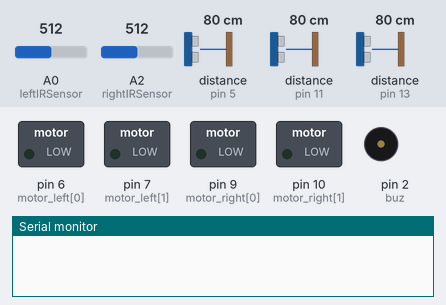
Bench run of a sketch on a simulated Arduino Uno, built with avr-gcc and run on an emulated ATmega328P. Parts: switched loads named in the sketch (green lamp = pin HIGH), buzzer (waves = sounding, pin HIGH), the last lines printed to the serial monitor. Wiring (inferred from the names in the program): 3 × ultrasonic range finder: trigger pin 4, echo pin 5 / trigger pin 8, echo pin 11 / trigger pin 12, echo pin 13. The inputs (shaded band) are chosen by the test bench; at power-on: distance to the obstacle (sensors on pin 5, pin 13, pin 11) 80 cm, A0 (leftIRSensor) = 512, A2 (rightIRSensor) = 512. The echo pulse lasts 58.3 µs per cm; pins used as bus, display or sensor lines are not drawn.

Above: at 1.2 s.
1.3 s: distance to the obstacle (sensor on pin 5) set to 22 cm
2.8 s: distance to the obstacle (sensor on pin 5) set to 18 cm
At 4.0 s:
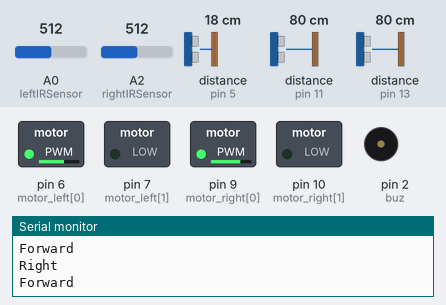
4.5 s: distance to the obstacle (sensor on pin 13) set to 23 cm
6.0 s: distance to the obstacle (sensor on pin 13) set to 18 cm
At 7.3 s:
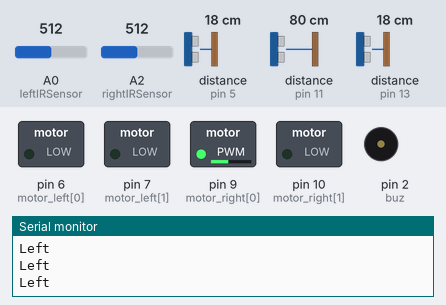
7.6 s: distance to the obstacle (sensor on pin 13) set to 35 cm
At 8.2 s:
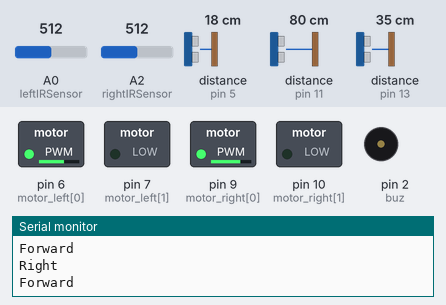
9.1 s: distance to the obstacle (sensor on pin 13) set to 2 cm
At 9.9 s:
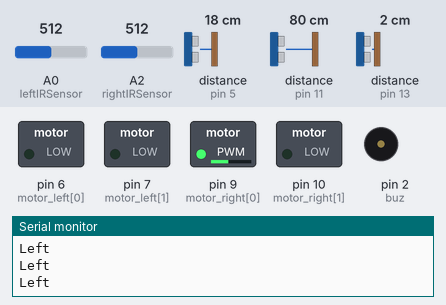
Timing chart, 0 to 11.8 s (numbered marks = the images above; inputs shaded):
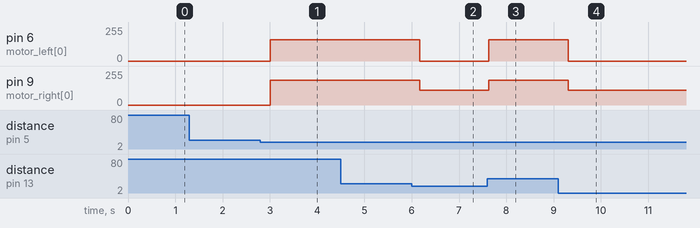

Measured:
- the behaviour switches between 21 and 20 cm on distance to the obstacle (sensor on pin 5) (found by bisection; images 0 and 1)
- the behaviour switches between 21 and 20 cm on distance to the obstacle (sensor on pin 13) (found by bisection; images 1 and 2)
- after the input at 1.3 s, every drawn part: stays the same
- after the input at 2.8 s, pin 6 (motor_left[0]): 0/255 → 159/255 after 0.21 s; pin 9 (motor_right[0]): 0/255 → 186/255 after 0.21 s
- after the input at 6.0 s, pin 6 (motor_left[0]): 159/255 → 0/255 after 0.17 s; pin 9 (motor_right[0]): 186/255 → 110/255 after 0.17 s
- after the input at 7.6 s, pin 6 (motor_left[0]): 0/255 → 159/255 at once; pin 9 (motor_right[0]): 110/255 → 186/255 at once
- after the input at 9.1 s, pin 6 (motor_left[0]): 159/255 → 0/255 after 0.21 s; pin 9 (motor_right[0]): 186/255 → 110/255 after 0.21 s

The sketch:

ObsBot.ino
```cpp
long vccf = 3;
long trigf = 4;
long echof = 5;

long vccl = A5;
long trigl = 8;
long echol = 11;

long vccr = A4;
long trigr = 12;
long echor = 13;

long buz = 2;

long th = 297;

long leftIRSensor = A0;
int vccIRr = A1;
long rightIRSensor = A2;
int vccIRl = A3;

long motor_left[] = {6, 7};
long motor_right[] = {9, 10};


void setup() {

  for (long i = 0; i < 2; i++)
  {
    pinMode(motor_left[i], OUTPUT);
    pinMode(motor_right[i], OUTPUT);
  }
  pinMode(buz, OUTPUT);
  pinMode(vccf, OUTPUT);
  pinMode(vccl, OUTPUT);
  pinMode(vccr, OUTPUT);
  pinMode(leftIRSensor, INPUT);
  pinMode(rightIRSensor, INPUT);
  pinMode(vccIRr, OUTPUT);
  pinMode(vccIRl, OUTPUT);

  digitalWrite(vccf, HIGH);
  analogWrite(vccl, 255);
  analogWrite(vccr, 255);
  analogWrite(vccIRr, 255);
  analogWrite(vccIRl, 255);
  Serial.begin(9600);
}

void loop()
{

  long cmf1 = frontUltra();
  long cml1 = leftUltra();
  long cmr1 = rightUltra();
  long lir1 = leftIR();
  long rir1 = rightIR();
  /*if (cmf1 <= 5) {
    stop1();
    }
    else {
    if (cmf1 <= 18 && cml1 <= 11 && cmr1 >= 11) {
      right();
    }
    else if (cmf1 <= 18 && cml1 >= 11 && cmr1 <= 11) {
      left();
    }
    else if (cmf1 <= 11 && cml1 <= 11 && cmr1 <= 11) {
      if (cmf1 <= 41 && cmr1 <= 20 && cml1 <= 20) {
        backward();

      }
      else if (cmf1 >= 41 && cmr1 <= 20 && cml1 > 20) {
        analogWrite(motor_left[1], 125);
        digitalWrite(motor_left[0], LOW);
        analogWrite(motor_right[0], 0);
        digitalWrite(motor_right[1], LOW);
        Serial.println("Moving Back left");
      }
      else if (cmf1 >= 41 && cml1 <= 20 && cmr1 > 20) {
        analogWrite(motor_left[0], 0);
        digitalWrite(motor_left[1], LOW);
        analogWrite(motor_right[1], 125);
        digitalWrite(motor_right[0], LOW);
        Serial.println("Moving Back right");
      }
      else {

        backward();
      }
    }
    else {*/
  if (cmf1 > 20) {
    if (cmr1 <= 18 && cml1 <= 18)
      forward();
  }

  /*else {
    if (cml1 >20 || lir1 > th) {
      left();
    }
    if(cmr1>10) {
      right();

    }
    }*/

  else if (cmf1 <= 20 && cmr1 >= 20) {
    if (cmf1 < 20) {
      if (cmr1 > 10) {
        //stop1();
        right();
        //stop1();
        forward();

      }
       else {
       forward();
      }
    }
  }
  else if (cmf1 <= 20 && cml1 >= 20) {
    if (cmf1 < 20) {
      if (cml1 > 10) {
        //stop1();
        left();
        //stop1();

      }
      else {
        forward();
      }
    }
  }

  delay(200);
}
//user-defined functions

void stop1() {
  analogWrite(motor_left[0], 255);
  analogWrite(motor_left[1], 255);
  analogWrite(motor_right[0], 255);
  analogWrite(motor_right[1], 255);
  Serial.println("Stop");
  return;
}
void stop2() {
  analogWrite(motor_left[0], 255);
  analogWrite(motor_left[1], 255);
  analogWrite(motor_right[0], 255);
  analogWrite(motor_right[1], 255);
  Serial.println("Stop Final");
  exit(0);
}

void forward() {
  analogWrite(motor_left[0], 159);
  digitalWrite(motor_left[1], LOW);
  analogWrite(motor_right[0], 186);
  digitalWrite(motor_right[1], LOW);
  Serial.println("Forward");
}
void backward() {
  analogWrite(motor_left[1], 110);
  digitalWrite(motor_left[0], LOW);
  analogWrite(motor_right[1], 126);
  digitalWrite(motor_right[0], LOW);
  Serial.println("Backward");
}
void right() {
  analogWrite(motor_left[0], 110);
  digitalWrite(motor_left[1], LOW);
  analogWrite(motor_right[1], 0);
  digitalWrite(motor_right[0], LOW);
  Serial.println("Right");
}
void trimright() {
  analogWrite(motor_left[0], 120);
  digitalWrite(motor_left[1], LOW);
  analogWrite(motor_right[1], 136);
  digitalWrite(motor_right[0], LOW);
  Serial.println("Trim Right");
}
void left() {
  analogWrite(motor_left[1], 0);
  digitalWrite(motor_left[0], LOW);
  analogWrite(motor_right[0], 110);
  digitalWrite(motor_right[1], LOW);
  Serial.println("Left");
}
void trimleft() {
  analogWrite(motor_left[1], 129);
  digitalWrite(motor_left[0], LOW);
  analogWrite(motor_right[0], 130);
  digitalWrite(motor_right[1], LOW);
  Serial.println("Trim Left");
}
long leftIR() {
  long lir = analogRead(leftIRSensor);
  return lir;
}
long rightIR() {
  long rir = analogRead(rightIRSensor);
  return rir;
}
long frontUltra() {
  digitalWrite(vccf, HIGH);
  long durationf, cmf;
  pinMode(trigf, OUTPUT);
  digitalWrite(trigf, LOW);
  delayMicroseconds(3);
  digitalWrite(trigf, HIGH);
  delayMicroseconds(10);
  digitalWrite(trigf, LOW);
  pinMode(echof, INPUT);
  durationf = pulseIn(echof, HIGH);
  cmf = durationf / 29 / 2;
  return cmf;
}
long leftUltra() {
  digitalWrite(vccl, HIGH);
  long durationl, cml;
  pinMode(trigl, OUTPUT);
  digitalWrite(trigl, LOW);
  delayMicroseconds(3);
  digitalWrite(trigl, HIGH);
  delayMicroseconds(10);
  digitalWrite(trigl, LOW);
  pinMode(echol, INPUT);
  durationl = pulseIn(echol, HIGH);
  cml = durationl / 29 / 2;
  return cml;
}
long rightUltra() {
  digitalWrite(vccr, HIGH);
  long durationr, cmr;
  pinMode(trigr, OUTPUT);
  digitalWrite(trigr, LOW);
  delayMicroseconds(3);
  digitalWrite(trigr, HIGH);
  delayMicroseconds(10);
  digitalWrite(trigr, LOW);
  pinMode(echor, INPUT);
  durationr = pulseIn(echor, HIGH);
  cmr = durationr / 29 / 2;
  return cmr;
}
```
